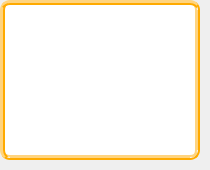
<?xml version="1.0" encoding="UTF-8"?>
<ui version="4.0">
 <class>Form</class>
 <widget class="QWidget" name="Form">
  <property name="geometry">
   <rect>
    <x>0</x>
    <y>0</y>
    <width>210</width>
    <height>170</height>
   </rect>
  </property>
  <property name="windowTitle">
   <string>Form</string>
  </property>
  <widget class="PaintLabel" name="label_1">
   <property name="geometry">
    <rect>
     <x>0</x>
     <y>0</y>
     <width>200</width>
     <height>160</height>
    </rect>
   </property>
   <property name="styleSheet">
    <string notr="true">background-color: rgb(255, 255, 255);
border-radius:10px;
border:5px ridge rgb(255, 170, 0);</string>
   </property>
   <property name="text">
    <string/>
   </property>
  </widget>
  <widget class="QLabel" name="label_3">
   <property name="geometry">
    <rect>
     <x>10</x>
     <y>15</y>
     <width>50</width>
     <height>50</height>
    </rect>
   </property>
   <property name="text">
    <string/>
   </property>
  </widget>
  <widget class="QLabel" name="label_5">
   <property name="geometry">
    <rect>
     <x>135</x>
     <y>75</y>
     <width>50</width>
     <height>50</height>
    </rect>
   </property>
   <property name="text">
    <string/>
   </property>
  </widget>
 </widget>
 <customwidgets>
  <customwidget>
   <class>PaintLabel</class>
   <extends>QLabel</extends>
   <header>Contributor</header>
  </customwidget>
 </customwidgets>
 <resources/>
 <connections/>
</ui>
